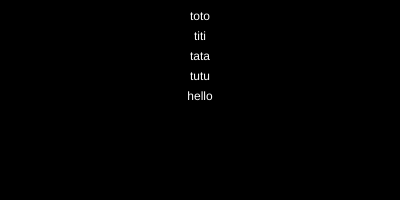
Frame 1 (no input)
Frame 60 (no input): identical to frame 1, image omitted
Frame 120 (the mouse pressed at the canvas centre since frame 60): identical to frame 1, image omitted

The p5.js sketch that drew this single still picture (run headless with seeded random() and noise() and a simulated clock; from frame 60 on, the mouse is pressed at the canvas centre):

// p5.js sketch
// ── sketch.js
// http://www.ac-grenoble.fr/disciplines/informatiquelycee/p5_base_a10.html

var str;
var tab;

function setup()
{
  can=createCanvas(400,200);
  background(0);
  str="toto titi,tata;tutu! hello";
  tab=splitTokens(str," ;,!");
  textAlign(CENTER);
  fill(255);
  for (i=0;i<tab.length;i=i+1)
  {
    text(tab[i],200,20+20*i);
  }
}


function draw()
{
  
}
